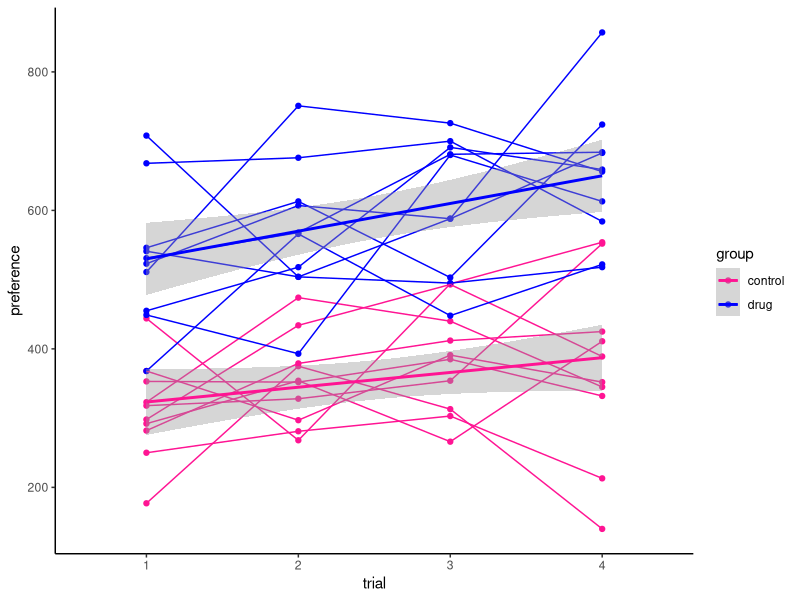
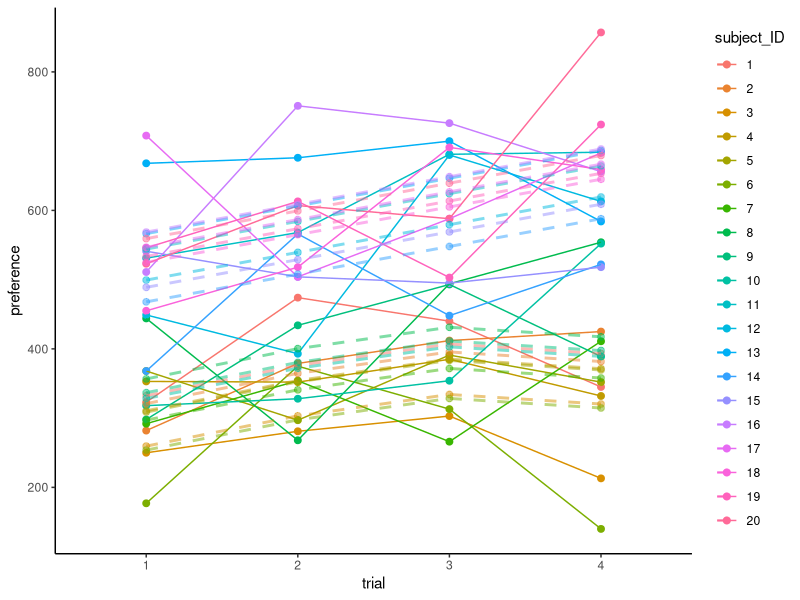
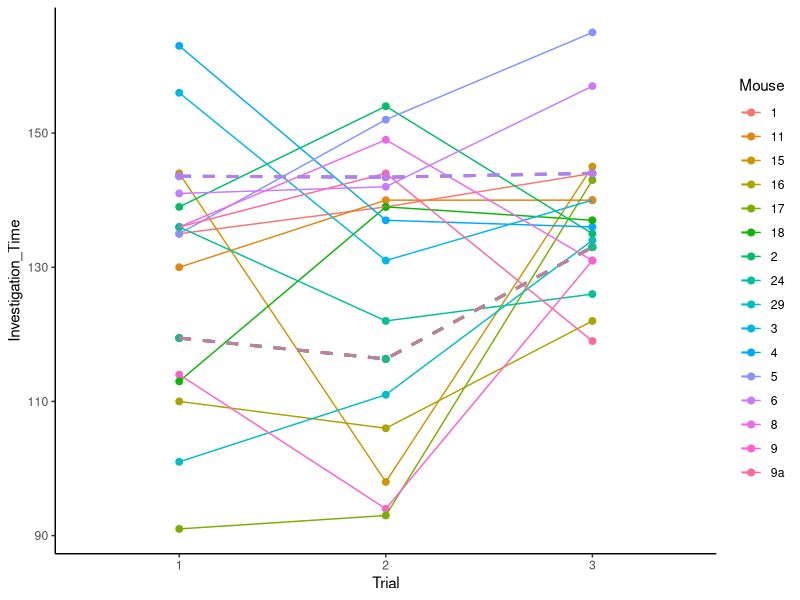

Write R code to recreate these figures, in order.
library(tidyverse)
library(readxl)

hw1_data <- read_excel("HW1_2022_data.xlsx", skip = 1) %>%
  filter(!is.na(Genotype)) %>% filter(!str_detect(Genotype, "mean")) %>%
  mutate(Genotype = case_when(str_detect(Genotype, "[wW]") ~ "wild_type",
                              str_detect(Genotype, "[kK]") ~ "knockout")) %>%
  mutate(Genotype = factor(Genotype, levels = c("wild_type", "knockout"))) %>%
  pivot_longer(`Trial 1`:`Trial 3`, names_to = "Trial", 
               values_to = "Investigation_Time") %>%
  mutate(Trial = factor(parse_number(Trial)))

# lmer

library(lme4)
library(lmerTest)

lmer(Investigation_Time ~ Trial * Genotype + (1|Mouse), data = hw1_data) %>% summary()
lmer(Investigation_Time ~ Trial + Genotype + Trial:Genotype + (1|Mouse), data = hw1_data) %>% summary()
# note that these two are equivalent

lmer(Investigation_Time ~ Trial * Genotype + (1|Mouse), data = hw1_data) %>% anova()

# the random effect of mouse has zero variance
# essemtially, knowing which mouse is which doesn't tell you anything
# there's nothing wrong with this, necessarily, in terms of the random effects
# you get an appropriate null effect of trial out of the anova
# and it still estimates the genotype effect 

lm(Investigation_Time ~ Trial * Genotype, data = hw1_data) %>% summary()
lm(Investigation_Time ~ Trial * Genotype, data = hw1_data) %>% anova()

# note that the summary output gives identical estimates for the coefficients of the fixed effects
# the anova calculation is slightly different for the trial effect only
# (not totally sure why)


# but let's look at a new data set where we do have a trial effect 

## new data set!

hw4_data <- read_excel("HW4_2022_data.xlsx") %>%
  mutate(group = factor(group, levels = c("control", "drug"))) %>%
  pivot_longer(trial_1:trial_4, names_to = "trial", 
               values_to = "preference") %>%
  mutate(trial = factor(parse_number(trial)), subject_ID = factor(subject_ID))

lmer(preference ~ group * trial + (1|subject_ID), data = hw4_data) %>% summary()
# only see trial effect ~ trend at trial 3
# these are comparisons of trials 2, 3, 4 to trial 1

hw4_data_ord <- hw4_data %>% mutate(trial = factor(trial, ordered = TRUE))
lmer(preference ~ group * trial + (1|subject_ID), data = hw4_data_ord) %>% summary()
# ordered factor to get polynomial contrasts - linear contrast is weak
# linear contrast specifies difference between 1 and 2 = diff btw 2 and 3 = diff 3 and 4

lmer(preference ~ group * trial + (1|subject_ID), data = hw4_data) %>% anova()
lmer(preference ~ group * trial + (1|subject_ID), data = hw4_data_ord) %>% anova()
# note: these outputs are identical - polynomial contrasts collapse to same ...
# overall effect of trial 
# robust trial effect - do any trials differ from any other?

lmer(preference ~ group * trial + (1|subject_ID), data = hw4_data) %>% 
  emmeans::emmeans(pairwise ~ trial)
# trial effect strongest from trial 1 to trial 4
# some of effect in individual coefficients diluted by interaction

lmer(preference ~ group * trial + (1|subject_ID), data = hw4_data) %>% 
  emmeans::emmeans(pairwise ~ trial | group)
# interaction not significant, but trial 1 vs 4 only shows up in drug group
# not super strong evidence for differential effect of drug on change across trial

hw4_data %>% ggplot(aes(x=trial,y=preference,color=group)) +
  geom_point() + geom_line(aes(group=subject_ID)) +
  geom_smooth(aes(group=group), method="lm") + theme_classic() +
  scale_color_manual(values = c("deeppink","blue"))

fit_hw1 <- lmer(Investigation_Time ~ Trial * Genotype + (1|Mouse), data = hw1_data)
fit_hw4 <- lmer(preference ~ group * trial + (1|subject_ID), data = hw4_data)  

fixef(fit_hw4) # extract fixed effect coefficients -> regression lines
ranef(fit_hw4) # get estimates of random intercept for each cluster

hw4_data %>% ggplot(aes(x=trial,y=preference,color=subject_ID)) +
  geom_point(size = 2) + geom_line(aes(group=subject_ID),size=0.5) +
  geom_point(aes(y = predict(fit_hw4)),size=2, alpha = 0.5) + 
  geom_line(aes(y = predict(fit_hw4),group=subject_ID),size=1, alpha = 0.5,  linetype = "dashed") + 
  theme_classic() # predicted data from lmer

hw1_data %>% ggplot(aes(x=Trial,y=Investigation_Time,color=Mouse)) +
  geom_point(size = 2) + geom_line(aes(group=Mouse),size=0.5) +
  geom_point(aes(y = predict(fit_hw1)),size=2, alpha = 0.5) + 
  geom_line(aes(y = predict(fit_hw1),group=Mouse),size=1, alpha = 0.5, linetype = "dashed") + 
  theme_classic() # predicted data from lmer
